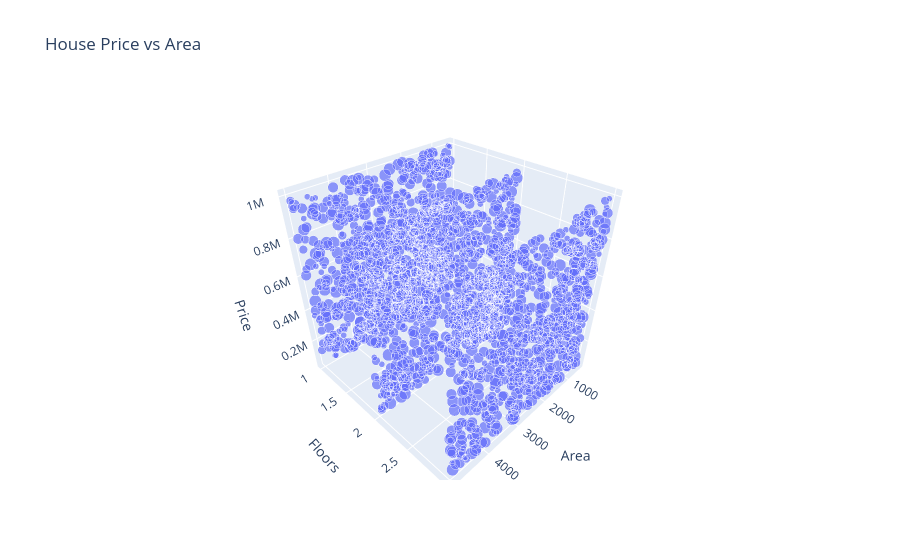

The cell this chart's notebook holds for it:
### Code cell
fig = px.scatter_3d(df, x='Area', y='Floors', z='Price',  size='Bathrooms', title='House Price vs Area')
fig.show()

### Figure 1 — Plotly figure (JSON) as saved in the notebook; plotly's stock layout.template omitted (floating-point values rounded to 4 significant figures; data arrays with more than 128 entries replaced by an {"elided": "..."} marker saying what was removed)
{"data": [{"hovertemplate": "Area=%{x}<br>Floors=%{y}<br>Price=%{z}<br>Bathrooms=%{marker.size}<extra></extra>", "legendgroup": "", "marker": {"color": "#636efa", "size": {"elided": "2000 int values"}, "sizemode": "area", "sizeref": 0.01, "symbol": "circle"}, "mode": "markers", "name": "", "scene": "scene", "showlegend": false, "type": "scatter3d", "x": {"elided": "2000 int values"}, "y": {"elided": "2000 int values"}, "z": {"elided": "2000 int values"}}], "layout": {"legend": {"itemsizing": "constant", "tracegroupgap": 0}, "scene": {"domain": {"x": [0, 1], "y": [0, 1]}, "xaxis": {"title": {"text": "Area"}}, "yaxis": {"title": {"text": "Floors"}}, "zaxis": {"title": {"text": "Price"}}}, "title": {"text": "House Price vs Area"}}}
